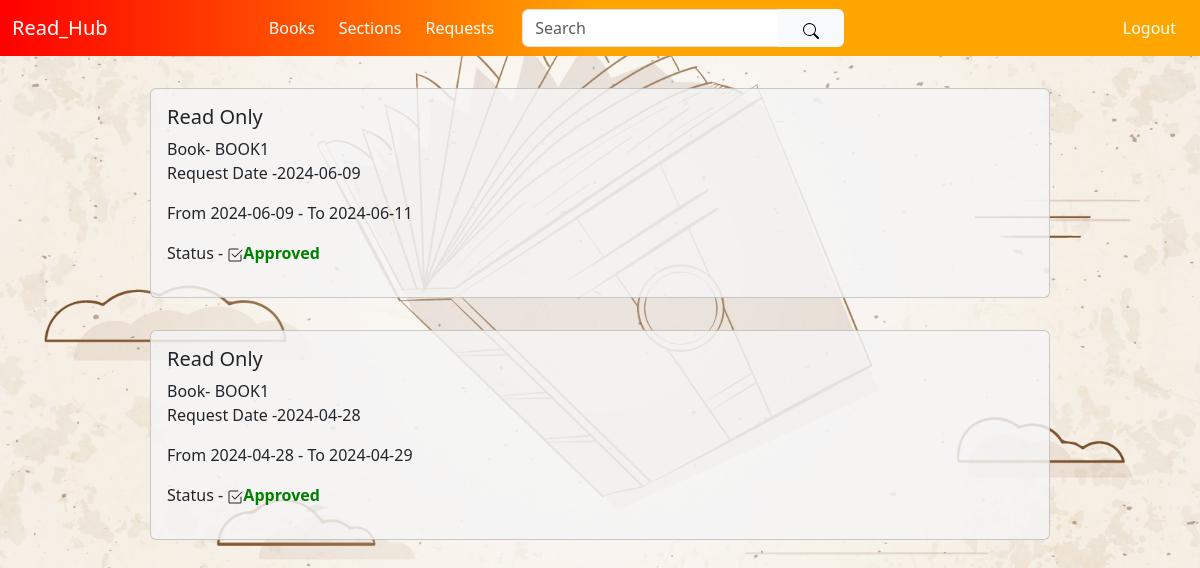
Screenshot of /viewreq (signed in) with the database file from the repository.
### application/model.py (models this page shows, shortened)
class Req_book(db.Model):
    __tablename__ = "req_book"
    req_id = db.Column(db.Integer, primary_key = True , autoincrement = True)
    user_id = db.Column(db.Integer(), db.ForeignKey('user.user_id'), nullable = False)
    book_id = db.Column(db.Integer(), db.ForeignKey('book.book_id'), nullable = False)
    req_type = db.Column(db.Integer(), nullable = False)
    req_date = db.Column(db.Date)
    req_status = db.Column(db.Integer(), nullable = False)
    req_description = db.Column(db.String(50))
    book_date_of_issue = db.Column(db.Date ,nullable = False )
    book_return_date = db.Column(db.Date,nullable = False)

class Book(db.Model):
    __tablename__ = "book"
    book_id = db.Column(db.Integer(), primary_key = True , autoincrement = True)
    book_name = db.Column(db.String(20), nullable = False, unique = True)
    book_author = db.Column(db.String(), nullable = False)
    book_section = db.Column(db.String(), db.ForeignKey('section.section_name'))
    book_img_path = db.Column(db.String)
    book_pdf_path = db.Column(db.String, nullable = False)
    book_desc = db.Column(db.String(150))
    book_issued_to = db.Column(db.String(), default='') #comma seperated user_id
    book_price = db.Column(db.Integer , default = 0)

### application/controllers.py (the view)
@app.route("/viewreq", methods = ["GET"])
@login_required
def viewreq():
    if request.method == "GET":
        user=current_user
        autodeletereq(user.user_id)
        reqdata={}
        reqs = Req_book.query.all()
        if reqs:
            reqs=reqs[-1::-1]
            for req in reqs:
                book=Book.query.filter_by(book_id=req.book_id).first()
                user1=User.query.filter_by(user_id=req.user_id).first()
                if book and user1:
                    reqdata[req.req_id]=[user1.user_name,book.book_name]
            return render_template("viewreq.html",reqs=reqs,user=user,reqdata=reqdata)
    return redirect(url_for("home"))

### application/controllers.py (called while the page is built)
def autodeletereq(user_id):
    print("running auto delete")
    allreq = Req_book.query.filter_by(user_id=user_id).all()
    if allreq:
        if len(allreq)>5:
            reqs = Req_book.query.filter(Req_book.req_status.in_([1,2]),Req_book.user_id==user_id).all()
            if reqs:
                delreq=len(allreq)%5
                for i in range(delreq):
                    req=reqs[i]
                    db.session.delete(req)
                db.session.commit()

@login_manager.user_loader
def load_user(id):
    return User.query.get(id)

### templates/viewreq.html (shortened to what this page needs)
{% extends "base2.html"%}
{% block body %}
{% for req in reqs %}
{% set data = reqdata[req.req_id] %}
{% if user.is_admin in [1,2] %}
    {% if req.req_status == 0 %}
    <div class="card w-75 mx-auto text-dark white-bg" style="margin-top: 2rem;">
        <div class="card-body">
          {% if req.req_type ==1 %}
          <h5 class="card-title">Read Only</h5>
          {% elif req.req_type ==2 %}
          <h5 class="card-title">Download</h5>
          {% endif %}
          Book- {{ data[1] }}<br>
          Username - {{ data[0] }}
          <p> Request Date -{{req.req_date}}</p>
          <p class="card-text">{{req.req_description}}</p>
          <p class="card-text">From {{req.book_date_of_issue}} - To {{req.book_return_date}}</p>
        </div>
          <a href='{{url_for("delreq",req_id=req.req_id)}}' class="btn btn-outline-danger"><svg xmlns="http://www.w3.org/2000/svg" width="16" height="16" fill="currentColor" class="bi bi-trash" viewBox="0 0 16 16">
            <path d="M5.5 5.5A.5.5 0 0 1 6 6v6a.5.5 0 0 1-1 0V6a.5.5 0 0 1 .5-.5m2.5 0a.5.5 0 0 1 .5.5v6a.5.5 0 0 1-1 0V6a.5.5 0 0 1 .5-.5m3 .5a.5.5 0 0 0-1 0v6a.5.5 0 0 0 1 0z"/>
            <path d="M14.5 3a1 1 0 0 1-1 1H13v9a2 2 0 0 1-2 2H5a2 2 0 0 1-2-2V4h-.5a1 1 0 0 1-1-1V2a1 1 0 0 1 1-1H6a1 1 0 0 1 1-1h2a1 1 0 0 1 1 1h3.5a1 1 0 0 1 1 1zM4.118 4 4 4.059V13a1 1 0 0 0 1 1h6a1 1 0 0 0 1-1V4.059L11.882 4zM2.5 3h11V2h-11z"/>
          </svg>Reject</a>
          <a href='{{url_for("passreq",req_id=req.req_id)}}' class="btn btn-outline-success"><svg xmlns="http://www.w3.org/2000/svg" width="16" height="16" fill="currentColor" class="bi bi-check-square-fill" viewBox="0 0 16 16">
            <path d="M2 0a2 2 0 0 0-2 2v12a2 2 0 0 0 2 2h12a2 2 0 0 0 2-2V2a2 2 0 0 0-2-2zm10.03 4.97a.75.75 0 0 1 .011 1.05l-3.992 4.99a.75.75 0 0 1-1.08.02L4.324 8.384a.75.75 0 1 1 1.06-1.06l2.094 2.093 3.473-4.425a.75.75 0 0 1 1.08-.022z"/>
          </svg> Approve</a>
    </div>
    {% endif %}
{% elif user.is_admin == 0 %}
{% if data[0] == user.user_name %}
<div class="card w-75 mx-auto text-dark white-bg" style="margin-top: 2rem;">
    <div class="card-body">
      {% if req.req_type ==1 %}
      <h5 class="card-title">Read Only</h5>
      {% elif req.req_type ==2 %}
      <h5 class="card-title">Download</h5>
      {% endif %}
      Book- {{ data[1] }}<br>
      <p>Request Date -{{req.req_date}}</p>
      <p class="card-text">From {{req.book_date_of_issue}} - To {{req.book_return_date}}
        {% if req.req_status == 0 %}
        <p style="align-items: right;">
        <svg xmlns="http://www.w3.org/2000/svg" width="16" height="16" fill="currentColor" class="bi bi-hourglass-split" viewBox="0 0 16 16">
          <path d="M2.5 15a.5.5 0 1 1 0-1h1v-1a4.5 4.5 0 0 1 2.557-4.06c.29-.139.443-.377.443-.59v-.7c0-.213-.154-.451-.443-.59A4.5 4.5 0 0 1 3.5 3V2h-1a.5.5 0 0 1 0-1h11a.5.5 0 0 1 0 1h-1v1a4.5 4.5 0 0 1-2.557 4.06c-.29.139-.443.377-.443.59v.7c0 .213.154.451.443.59A4.5 4.5 0 0 1 12.5 13v1h1a.5.5 0 0 1 0 1zm2-13v1c0 .537.12 1.045.337 1.5h6.326c.216-.455.337-.963.337-1.5V2zm3 6.35c0 .701-.478 1.236-1.011 1.492A3.5 3.5 0 0 0 4.5 13s.866-1.299 3-1.48zm1 0v3.17c2.134.181 3 1.48 3 1.48a3.5 3.5 0 0 0-1.989-3.158C8.978 9.586 8.5 9.052 8.5 8.351z"/>
        </svg> Status - Pending
      </p>
      <a href='{{url_for("delreq",req_id=req.req_id)}}' class="btn btn-outline-danger"><svg xmlns="http://www.w3.org/2000/svg" width="16" height="16" fill="currentColor" class="bi bi-trash" viewBox="0 0 16 16">
        <path d="M5.5 5.5A.5.5 0 0 1 6 6v6a.5.5 0 0 1-1 0V6a.5.5 0 0 1 .5-.5m2.5 0a.5.5 0 0 1 .5.5v6a.5.5 0 0 1-1 0V6a.5.5 0 0 1 .5-.5m3 .5a.5.5 0 0 0-1 0v6a.5.5 0 0 0 1 0z"/>
        <path d="M14.5 3a1 1 0 0 1-1 1H13v9a2 2 0 0 1-2 2H5a2 2 0 0 1-2-2V4h-.5a1 1 0 0 1-1-1V2a1 1 0 0 1 1-1H6a1 1 0 0 1 1-1h2a1 1 0 0 1 1 1h3.5a1 1 0 0 1 1 1zM4.118 4 4 4.059V13a1 1 0 0 0 1 1h6a1 1 0 0 0 1-1V4.059L11.882 4zM2.5 3h11V2h-11z"/>
      </svg>Delete</a>
        {% elif req.req_status == 1 %}
      <p>Status - <span style="color: green;"><strong>Approved</strong></span> </p>
        {% endif %}
      </p>
    </div>
</div>
{% endif %}
{% endif %}
{% endfor %}
{% endblock %}

### templates/base2.html (style rules this page uses)
.white-bg { background-color: rgba(245, 245, 245, 0.83); }
body { background-image: url("/static/bookbg.jpg"); background-color: #cccccc; height: auto; background-position: center; background-repeat: no-repeat; background-size: cover; }

### rows the page displays
Req_book: req_type "Read Only", req_date "2024-06-09", book_date_of_issue "2024-06-09", book_return_date "2024-06-11", req_status "Status -"
Book: book_name "BOOK1"
Req_book: req_type "Read Only", req_date "2024-04-28", book_date_of_issue "2024-04-28", book_return_date "2024-04-29", req_status "Status -"
